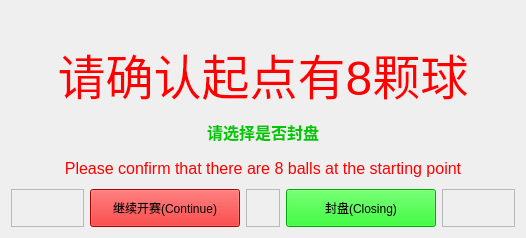
<?xml version="1.0" encoding="UTF-8"?>
<ui version="4.0">
 <class>Dialog_BallsNum</class>
 <widget class="QDialog" name="Dialog_BallsNum">
  <property name="geometry">
   <rect>
    <x>0</x>
    <y>0</y>
    <width>526</width>
    <height>238</height>
   </rect>
  </property>
  <property name="minimumSize">
   <size>
    <width>500</width>
    <height>0</height>
   </size>
  </property>
  <property name="maximumSize">
   <size>
    <width>526</width>
    <height>630</height>
   </size>
  </property>
  <property name="windowTitle">
   <string>起点确认</string>
  </property>
  <layout class="QGridLayout" name="gridLayout">
   <item row="3" column="0" colspan="7">
    <widget class="QLabel" name="label_2">
     <property name="maximumSize">
      <size>
       <width>16777215</width>
       <height>30</height>
      </size>
     </property>
     <property name="font">
      <font>
       <pointsize>12</pointsize>
       <bold>false</bold>
      </font>
     </property>
     <property name="styleSheet">
      <string notr="true">color: rgb(255, 0, 0);</string>
     </property>
     <property name="text">
      <string>Please confirm that there are 8 balls at the starting point</string>
     </property>
     <property name="alignment">
      <set>Qt::AlignmentFlag::AlignCenter</set>
     </property>
    </widget>
   </item>
   <item row="0" column="0">
    <widget class="QLabel" name="label_3">
     <property name="maximumSize">
      <size>
       <width>16777215</width>
       <height>20</height>
      </size>
     </property>
     <property name="font">
      <font>
       <pointsize>12</pointsize>
       <bold>false</bold>
      </font>
     </property>
     <property name="styleSheet">
      <string notr="true">color: rgb(255, 0, 0);</string>
     </property>
     <property name="text">
      <string/>
     </property>
     <property name="alignment">
      <set>Qt::AlignmentFlag::AlignCenter</set>
     </property>
    </widget>
   </item>
   <item row="4" column="2">
    <widget class="QPushButton" name="pushButton_continue">
     <property name="minimumSize">
      <size>
       <width>150</width>
       <height>38</height>
      </size>
     </property>
     <property name="maximumSize">
      <size>
       <width>150</width>
       <height>16777215</height>
      </size>
     </property>
     <property name="focusPolicy">
      <enum>Qt::FocusPolicy::NoFocus</enum>
     </property>
     <property name="styleSheet">
      <string notr="true">background:rgb(240,0,0)</string>
     </property>
     <property name="text">
      <string>继续开赛(Continue)</string>
     </property>
    </widget>
   </item>
   <item row="4" column="0" colspan="2">
    <widget class="QFrame" name="frame">
     <property name="frameShape">
      <enum>QFrame::Shape::StyledPanel</enum>
     </property>
     <property name="frameShadow">
      <enum>QFrame::Shadow::Raised</enum>
     </property>
    </widget>
   </item>
   <item row="1" column="0" colspan="7">
    <widget class="QLabel" name="label">
     <property name="font">
      <font>
       <pointsize>36</pointsize>
       <bold>false</bold>
      </font>
     </property>
     <property name="styleSheet">
      <string notr="true">color: rgb(255, 0, 0);</string>
     </property>
     <property name="text">
      <string>请确认起点有8颗球</string>
     </property>
     <property name="alignment">
      <set>Qt::AlignmentFlag::AlignCenter</set>
     </property>
    </widget>
   </item>
   <item row="2" column="0" colspan="7">
    <widget class="QLabel" name="label_4">
     <property name="maximumSize">
      <size>
       <width>16777215</width>
       <height>30</height>
      </size>
     </property>
     <property name="font">
      <font>
       <pointsize>12</pointsize>
       <bold>true</bold>
      </font>
     </property>
     <property name="styleSheet">
      <string notr="true">color: rgb(0, 200, 0);</string>
     </property>
     <property name="text">
      <string>请选择是否封盘</string>
     </property>
     <property name="alignment">
      <set>Qt::AlignmentFlag::AlignCenter</set>
     </property>
    </widget>
   </item>
   <item row="4" column="3">
    <widget class="QFrame" name="frame_3">
     <property name="frameShape">
      <enum>QFrame::Shape::StyledPanel</enum>
     </property>
     <property name="frameShadow">
      <enum>QFrame::Shadow::Raised</enum>
     </property>
    </widget>
   </item>
   <item row="4" column="4">
    <widget class="QPushButton" name="pushButton_close">
     <property name="minimumSize">
      <size>
       <width>150</width>
       <height>38</height>
      </size>
     </property>
     <property name="maximumSize">
      <size>
       <width>200</width>
       <height>16777215</height>
      </size>
     </property>
     <property name="focusPolicy">
      <enum>Qt::FocusPolicy::NoFocus</enum>
     </property>
     <property name="styleSheet">
      <string notr="true">background:rgb(0,240,0)</string>
     </property>
     <property name="text">
      <string>封盘(Closing)</string>
     </property>
    </widget>
   </item>
   <item row="4" column="5" colspan="2">
    <widget class="QFrame" name="frame_2">
     <property name="minimumSize">
      <size>
       <width>50</width>
       <height>0</height>
      </size>
     </property>
     <property name="font">
      <font>
       <pointsize>20</pointsize>
      </font>
     </property>
     <property name="frameShape">
      <enum>QFrame::Shape::StyledPanel</enum>
     </property>
     <property name="frameShadow">
      <enum>QFrame::Shadow::Raised</enum>
     </property>
    </widget>
   </item>
  </layout>
 </widget>
 <resources/>
 <connections/>
</ui>
